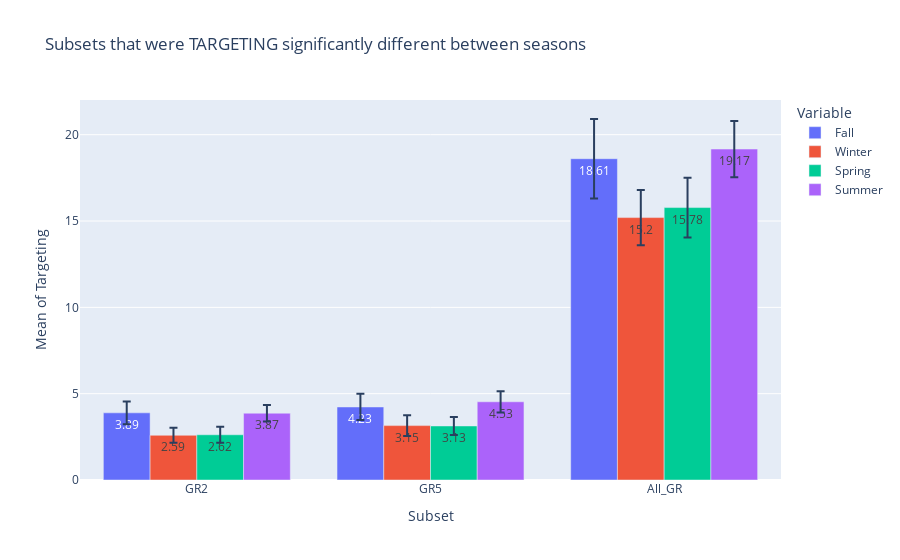

The cell this chart's notebook holds for it:
### Code cell
test = pd.DataFrame()
sig = ["GR2","GR5","All_GR"]
column_names = ["season", "season2"]

for column in sig:
    compare = pd.DataFrame(columns = column_names)
    fall = st.t.interval(alpha=0.95, df=len(targets_fall[column])-1, loc=np.mean(targets_fall[column]), scale=st.sem(targets_fall[column],nan_policy='omit'))
    winter = st.t.interval(alpha=0.95, df=len(targets_winter[column])-1, loc=np.mean(targets_winter[column]), scale=st.sem(targets_winter[column],nan_policy='omit'))
    spring = st.t.interval(alpha=0.95, df=len(targets_spring[column])-1, loc=np.mean(targets_spring[column]), scale=st.sem(targets_spring[column],nan_policy='omit'))
    summer = st.t.interval(alpha=0.95, df=len(targets_summer[column])-1, loc=np.mean(targets_summer[column]), scale=st.sem(targets_summer[column],nan_policy='omit'))   
    for season in [fall, winter, spring, summer]:
        
        for season2 in [fall,winter, spring, summer]:
            if overlap(season[0],season[1],season2[0],season2[1])==False:
                if len(compare[((compare["season"]==namestr(season,globals())[0])&(compare["season2"]==namestr(season2,globals())[0]))|((compare["season"]==namestr(season2,globals())[0])&(compare["season2"]==namestr(season,globals())[0]))])==0:
                    new_row = pd.DataFrame({'season':namestr(season,globals())[0], 'season2':namestr(season2,globals())[0]}, index =[0]) 
                    compare = pd.concat([new_row, compare]).reset_index(drop = True) 
                    print(namestr(season,globals())[0],"and",namestr(season2,globals())[0], "are significantly different for",column)
                    #print(season, "and", season2, "are significantly different for",column)
                
    fall_mean = targets_fall[column].mean()
    winter_mean = targets_winter[column].mean()
    spring_mean = targets_spring[column].mean()
    summer_mean = targets_summer[column].mean()

    fall_error = (fall[1] - fall[0])/2
    winter_error = (winter[1] - winter[0])/2
    spring_error = (spring[1] - spring[0])/2
    summer_error = (summer[1] - summer[0])/2

    pd.Series()
    data = {'Variable':['Fall','Winter','Spring','Summer'], 'Mean':[fall_mean,winter_mean,spring_mean,summer_mean],'error':[fall_error,winter_error,spring_error,summer_error],'Subset':[column,column,column,column]} 
    data = pd.DataFrame(data)
    test = pd.concat([test, data])

test["Mean"] = round(test.Mean,2)
test["error"] = round(test.error,3)

px.bar(test, x = "Subset", y = "Mean", color = "Variable", error_y = "error", hover_data = ["error"],barmode = "group",text = "Mean" ,title = "Subsets that were TARGETING significantly different between seasons", labels = {"Mean":"Mean of Targeting"})

### Figure 1 — Plotly figure (JSON) as saved in the notebook; plotly's stock layout.template omitted (floating-point values rounded to 4 significant figures)
{"data": [{"alignmentgroup": "True", "customdata": [[0.657], [0.76], [2.3]], "error_y": {"array": [0.657, 0.76, 2.3]}, "hovertemplate": "Variable=Fall<br>Subset=%{x}<br>Mean of Targeting=%{text}<br>error=%{customdata[0]}<extra></extra>", "legendgroup": "Fall", "marker": {"color": "#636efa"}, "name": "Fall", "offsetgroup": "Fall", "orientation": "v", "showlegend": true, "text": [3.89, 4.23, 18.61], "textposition": "auto", "type": "bar", "x": ["GR2", "GR5", "All_GR"], "xaxis": "x", "y": [3.89, 4.23, 18.61], "yaxis": "y"}, {"alignmentgroup": "True", "customdata": [[0.439], [0.603], [1.599]], "error_y": {"array": [0.439, 0.603, 1.599]}, "hovertemplate": "Variable=Winter<br>Subset=%{x}<br>Mean of Targeting=%{text}<br>error=%{customdata[0]}<extra></extra>", "legendgroup": "Winter", "marker": {"color": "#EF553B"}, "name": "Winter", "offsetgroup": "Winter", "orientation": "v", "showlegend": true, "text": [2.59, 3.15, 15.2], "textposition": "auto", "type": "bar", "x": ["GR2", "GR5", "All_GR"], "xaxis": "x", "y": [2.59, 3.15, 15.2], "yaxis": "y"}, {"alignmentgroup": "True", "customdata": [[0.468], [0.52], [1.732]], "error_y": {"array": [0.468, 0.52, 1.732]}, "hovertemplate": "Variable=Spring<br>Subset=%{x}<br>Mean of Targeting=%{text}<br>error=%{customdata[0]}<extra></extra>", "legendgroup": "Spring", "marker": {"color": "#00cc96"}, "name": "Spring", "offsetgroup": "Spring", "orientation": "v", "showlegend": true, "text": [2.62, 3.13, 15.78], "textposition": "auto", "type": "bar", "x": ["GR2", "GR5", "All_GR"], "xaxis": "x", "y": [2.62, 3.13, 15.78], "yaxis": "y"}, {"alignmentgroup": "True", "customdata": [[0.476], [0.613], [1.631]], "error_y": {"array": [0.476, 0.613, 1.631]}, "hovertemplate": "Variable=Summer<br>Subset=%{x}<br>Mean of Targeting=%{text}<br>error=%{customdata[0]}<extra></extra>", "legendgroup": "Summer", "marker": {"color": "#ab63fa"}, "name": "Summer", "offsetgroup": "Summer", "orientation": "v", "showlegend": true, "text": [3.87, 4.53, 19.17], "textposition": "auto", "type": "bar", "x": ["GR2", "GR5", "All_GR"], "xaxis": "x", "y": [3.87, 4.53, 19.17], "yaxis": "y"}], "layout": {"barmode": "group", "legend": {"title": {"text": "Variable"}, "tracegroupgap": 0}, "title": {"text": "Subsets that were TARGETING significantly different between seasons"}, "xaxis": {"anchor": "y", "domain": [0, 1], "title": {"text": "Subset"}}, "yaxis": {"anchor": "x", "domain": [0, 1], "title": {"text": "Mean of Targeting"}}}}
